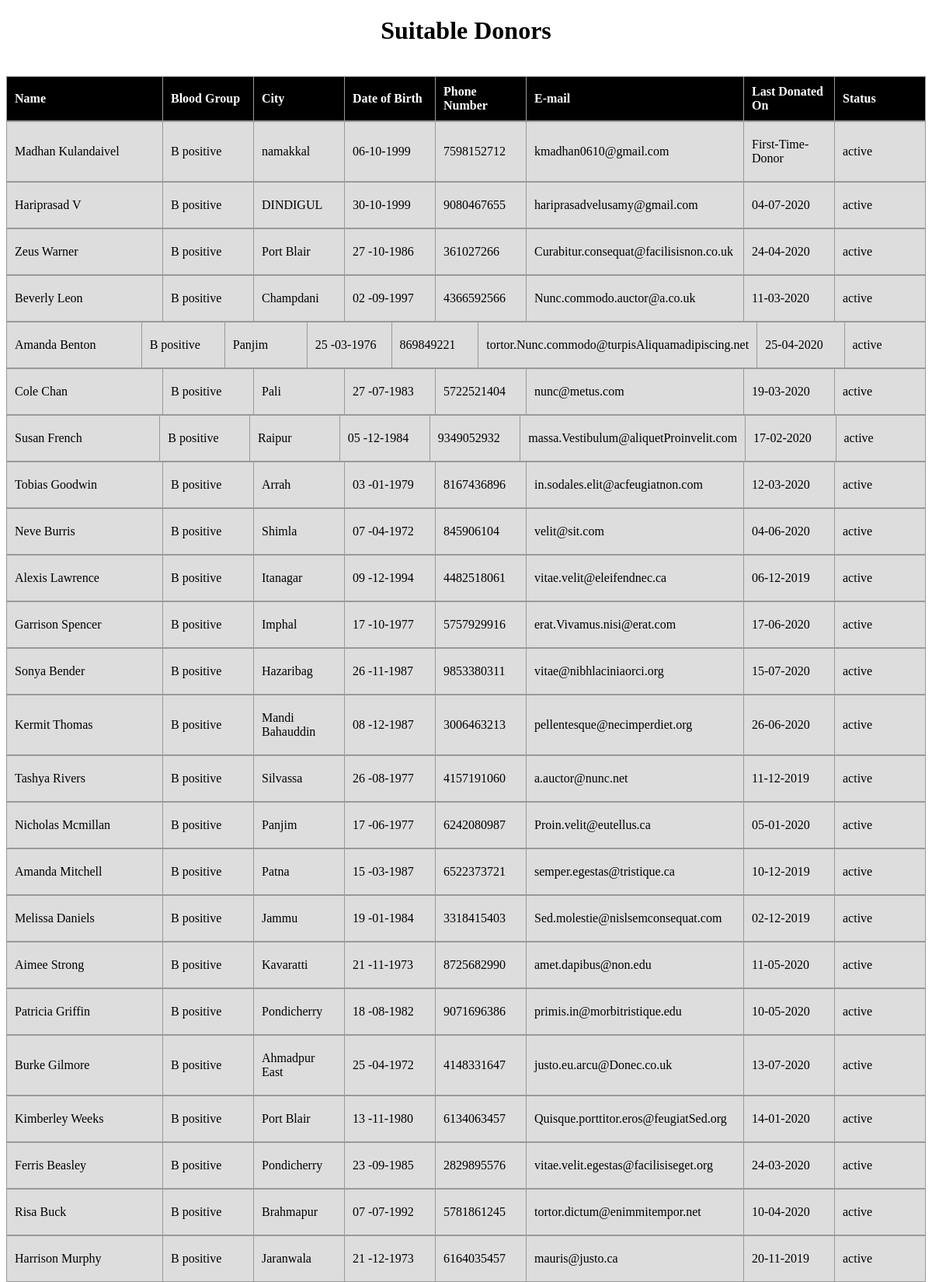
/bpositive (upper part), run on the app's committed database.
### tables this page shows
CREATE TABLE 'bpositive' ('fname' varchar(125), 'lname' varchar(125), 'area' varchar(125), 'city' varchar(125), 'state' varchar(125), 'country' varchar(125), 'dob' varchar(20), 'phone' integer, 'email' varchar(125), 'LastDonate' varchar(125), 'active' varchar(125), 'NextDonate' varchar(125));

### app.py (the view)
@app.route('/bpositive')
def bpositive():
    t = execute('SELECT * FROM bpositive')
    return render_template('details.html', t=t, n=len(t), group='B positive ')

### app.py (called while the page is built)
def execute(query):
    t = text(query)
    result = db.session.execute(t)
    res = result.fetchall()
    return res

### templates/details.html (shortened to what this page needs)
 <!DOCTYPE html>
<html lang="en">
<head>
</head>
<h1>Suitable Donors</h1>
<br>
<table style="width: 100%;text-align: centre;">
    <tr>
        <th style="width:15vw;">Name</th>
        <th style="width:8vw;">Blood Group</th>
        <th style="width:8vw;">City</th>
        <th style="width:8vw;">Date of Birth</th>
        <th style="width:8vw;">Phone Number</th>
        <th style="width:auto;">E-mail</th>
        <th style="width:8vw;">Last Donated On</th>
        <th style="width:8vw;">Status</th>
    </tr>
</table>
{% for i in range(n) %}
{% if t[n-i-1]['active']=="active"%}
<table style="width:100%;">
    <tr>
        <td style="width:15vw;">{{t[n-i-1]['fname']}} {{t[n-i-1]['lname']}}</td>
        <td style="width:8vw;">{{group}}</td>
        <td style="width:8vw;">{{t[n-i-1]['city']}}</td>
        <td style="width:8vw;">{{t[n-i-1]['dob'].split('-')[::-1][0]}}-{{t[n-i-1]['dob'].split('-')[::-1][1]}}-{{ t[n-i-1]['dob'].split('-')[::-1][2]}}</td>
        <td style="width:8vw;">{{t[n-i-1]['phone']}}</td>
        <td style="width:auto;">{{t[n-i-1]['email']}}</td>
        <td style="width:8vw;">{{t[n-i-1]['LastDonate'].split('-')[::-1][0]}}-{{t[n-i-1]['LastDonate'].split('-')[::-1][1]}}-{{ t[n-i-1]['LastDonate'].split('-')[::-1][2]}}</td>
        <td style="width:8vw;">{{t[n-i-1]['active']}}</td>
    </tr>
</table>
{% endif%}
{% endfor %}
<br>
<br>
<br>
</html>

### templates/details.html (style rules this page uses)
table { width: 100%; border-collapse: collapse; }
table, th, td { border: 1px solid #999; }
th,td { padding: 10px; }
td { padding-top:20px; padding-bottom:20px; }
tr:nth-child(odd) { background: #ddd; }
th { background: #000; color: #fff; padding: 10px; position: sticky; text-align: left; top: 0; }
.back,h1 { display:flex; justify-content:center; }

### data on the page
bpositive: fname "Madhan", lname "Kulandaivel", city "namakkal", dob "06", dob "10", dob "1999", phone "7598152712", email "kmadhan0610@gmail.com", LastDonate "First", LastDonate "Time", LastDonate "Donor", active "active"
bpositive: fname "Hariprasad", lname "V", city "DINDIGUL", dob "30", dob "10", dob "1999", phone "9080467655", email "hariprasadvelusamy@gmail.com", LastDonate "04", LastDonate "07", LastDonate "2020", active "active"
bpositive: fname "Zeus", lname "Warner", city "Port Blair", dob "27", dob "10", dob "1986", phone "361027266", email "Curabitur.consequat@facilisisnon.co.uk", LastDonate "24", LastDonate "04", LastDonate "2020", active "active"
bpositive: fname "Beverly", lname "Leon", city "Champdani", dob "02", dob "09", dob "1997", phone "4366592566", email "Nunc.commodo.auctor@a.co.uk", LastDonate "11", LastDonate "03", LastDonate "2020", active "active"
bpositive: fname "Amanda", lname "Benton", city "Panjim", dob "25", dob "03", dob "1976", phone "869849221", email "tortor.Nunc.commodo@turpisAliquamadipiscing.net", LastDonate "25", LastDonate "04", LastDonate "2020", active "active"
bpositive: fname "Cole", lname "Chan", city "Pali", dob "27", dob "07", dob "1983", phone "5722521404", email "nunc@metus.com", LastDonate "19", LastDonate "03", LastDonate "2020", active "active"
bpositive: fname "Susan", lname "French", city "Raipur", dob "05", dob "12", dob "1984", phone "9349052932", email "massa.Vestibulum@aliquetProinvelit.com", LastDonate "17", LastDonate "02", LastDonate "2020", active "active"
bpositive: fname "Tobias", lname "Goodwin", city "Arrah", dob "03", dob "01", dob "1979", phone "8167436896", email "in.sodales.elit@acfeugiatnon.com", LastDonate "12", LastDonate "03", LastDonate "2020", active "active"
bpositive: fname "Neve", lname "Burris", city "Shimla", dob "07", dob "04", dob "1972", phone "845906104", email "velit@sit.com", LastDonate "04", LastDonate "06", LastDonate "2020", active "active"
bpositive: fname "Alexis", lname "Lawrence", city "Itanagar", dob "09", dob "12", dob "1994", phone "4482518061", email "vitae.velit@eleifendnec.ca", LastDonate "06", LastDonate "12", LastDonate "2019", active "active"
bpositive: fname "Garrison", lname "Spencer", city "Imphal", dob "17", dob "10", dob "1977", phone "5757929916", email "erat.Vivamus.nisi@erat.com", LastDonate "17", LastDonate "06", LastDonate "2020", active "active"
bpositive: fname "Sonya", lname "Bender", city "Hazaribag", dob "26", dob "11", dob "1987", phone "9853380311", email "vitae@nibhlaciniaorci.org", LastDonate "15", LastDonate "07", LastDonate "2020", active "active"
bpositive: fname "Kermit", lname "Thomas", city "Mandi Bahauddin", dob "08", dob "12", dob "1987", phone "3006463213", email "pellentesque@necimperdiet.org", LastDonate "26", LastDonate "06", LastDonate "2020", active "active"
bpositive: fname "Tashya", lname "Rivers", city "Silvassa", dob "26", dob "08", dob "1977", phone "4157191060", email "a.auctor@nunc.net", LastDonate "11", LastDonate "12", LastDonate "2019", active "active"
bpositive: fname "Nicholas", lname "Mcmillan", city "Panjim", dob "17", dob "06", dob "1977", phone "6242080987", email "Proin.velit@eutellus.ca", LastDonate "05", LastDonate "01", LastDonate "2020", active "active"
bpositive: fname "Amanda", lname "Mitchell", city "Patna", dob "15", dob "03", dob "1987", phone "6522373721", email "semper.egestas@tristique.ca", LastDonate "10", LastDonate "12", LastDonate "2019", active "active"
bpositive: fname "Melissa", lname "Daniels", city "Jammu", dob "19", dob "01", dob "1984", phone "3318415403", email "Sed.molestie@nislsemconsequat.com", LastDonate "02", LastDonate "12", LastDonate "2019", active "active"
bpositive: fname "Aimee", lname "Strong", city "Kavaratti", dob "21", dob "11", dob "1973", phone "8725682990", email "amet.dapibus@non.edu", LastDonate "11", LastDonate "05", LastDonate "2020", active "active"
bpositive: fname "Patricia", lname "Griffin", city "Pondicherry", dob "18", dob "08", dob "1982", phone "9071696386", email "primis.in@morbitristique.edu", LastDonate "10", LastDonate "05", LastDonate "2020", active "active"
bpositive: fname "Burke", lname "Gilmore", city "Ahmadpur East", dob "25", dob "04", dob "1972", phone "4148331647", email "justo.eu.arcu@Donec.co.uk", LastDonate "13", LastDonate "07", LastDonate "2020", active "active"
bpositive: fname "Kimberley", lname "Weeks", city "Port Blair", dob "13", dob "11", dob "1980", phone "6134063457", email "Quisque.porttitor.eros@feugiatSed.org", LastDonate "14", LastDonate "01", LastDonate "2020", active "active"
bpositive: fname "Ferris", lname "Beasley", city "Pondicherry", dob "23", dob "09", dob "1985", phone "2829895576", email "vitae.velit.egestas@facilisiseget.org", LastDonate "24", LastDonate "03", LastDonate "2020", active "active"
bpositive: fname "Risa", lname "Buck", city "Brahmapur", dob "07", dob "07", dob "1992", phone "5781861245", email "tortor.dictum@enimmitempor.net", LastDonate "10", LastDonate "04", LastDonate "2020", active "active"
bpositive: fname "Harrison", lname "Murphy", city "Jaranwala", dob "21", dob "12", dob "1973", phone "6164035457", email "mauris@justo.ca", LastDonate "20", LastDonate "11", LastDonate "2019", active "active"

### other printed values
{{ group }} "B positive" "B positive" "B positive" "B positive" "B positive" "B positive" "B positive" "B positive" "B positive" "B positive" "B positive" "B positive" "B positive" "B positive" "B positive" "B positive" "B positive" "B positive" "B positive" "B positive" "B positive" "B positive" "B positive" "B positive"
